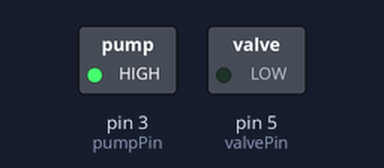
The sketch below on a simulated Arduino Uno, built with avr-gcc and run on an emulated ATmega328P. Shown: switched loads named in the sketch (green lamp = pin HIGH).

Above: at 2.5 s.
At 7.5 s:
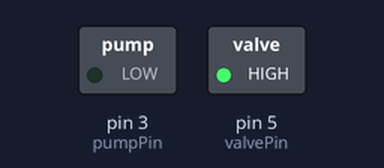
Timing chart, 0 to 13.0 s (numbered marks = the images above):
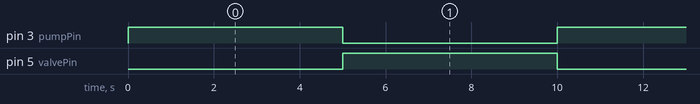

The sketch:

arduino_suction_cup_transistor.ino
```cpp
/*
 *  Suction cup control using transistor
 *
 */

int pumpPin = 3;
int valvePin = 5;

void setup()
{
  Serial.begin(9600);

  pinMode(pumpPin, OUTPUT);
  digitalWrite(pumpPin, LOW); // turn off by default
  pinMode(valvePin, OUTPUT);
  digitalWrite(valvePin, LOW); // turn off by default
}


void loop()
{
  // Simple demostration - sucking for a few seconds and then releasing

  // Start the pump, ensure valve is off
  digitalWrite(pumpPin, HIGH); // on
  digitalWrite(valvePin, LOW); // off

  delay(5000);

  // Turn off the pump, turn the valve on
  digitalWrite(valvePin, HIGH); // on
  digitalWrite(pumpPin, LOW); // off

  delay(5000);
}
```

Measured:
- by itself, pin 3 (pumpPin), pin 5 (valvePin): alternates HIGH for 5.0 s and LOW for 5.0 s
